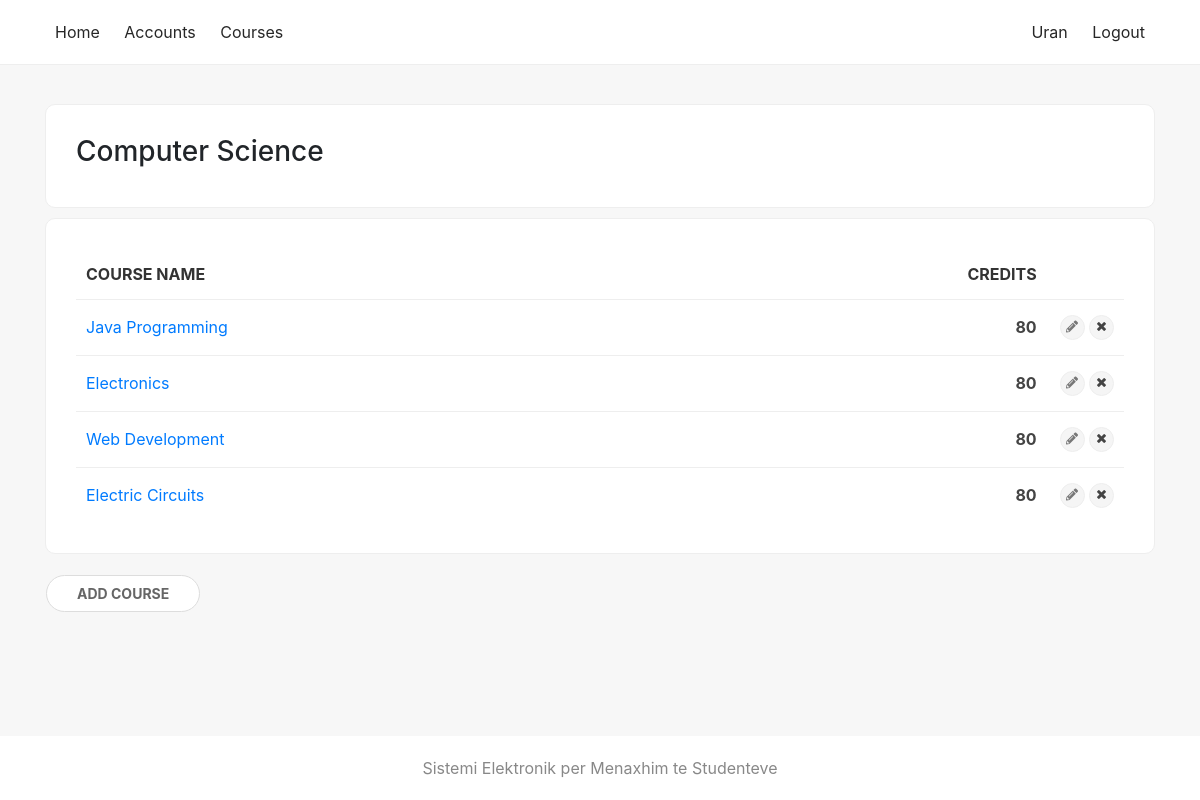
The page /program/1 (signed in) on the database as committed earlier.
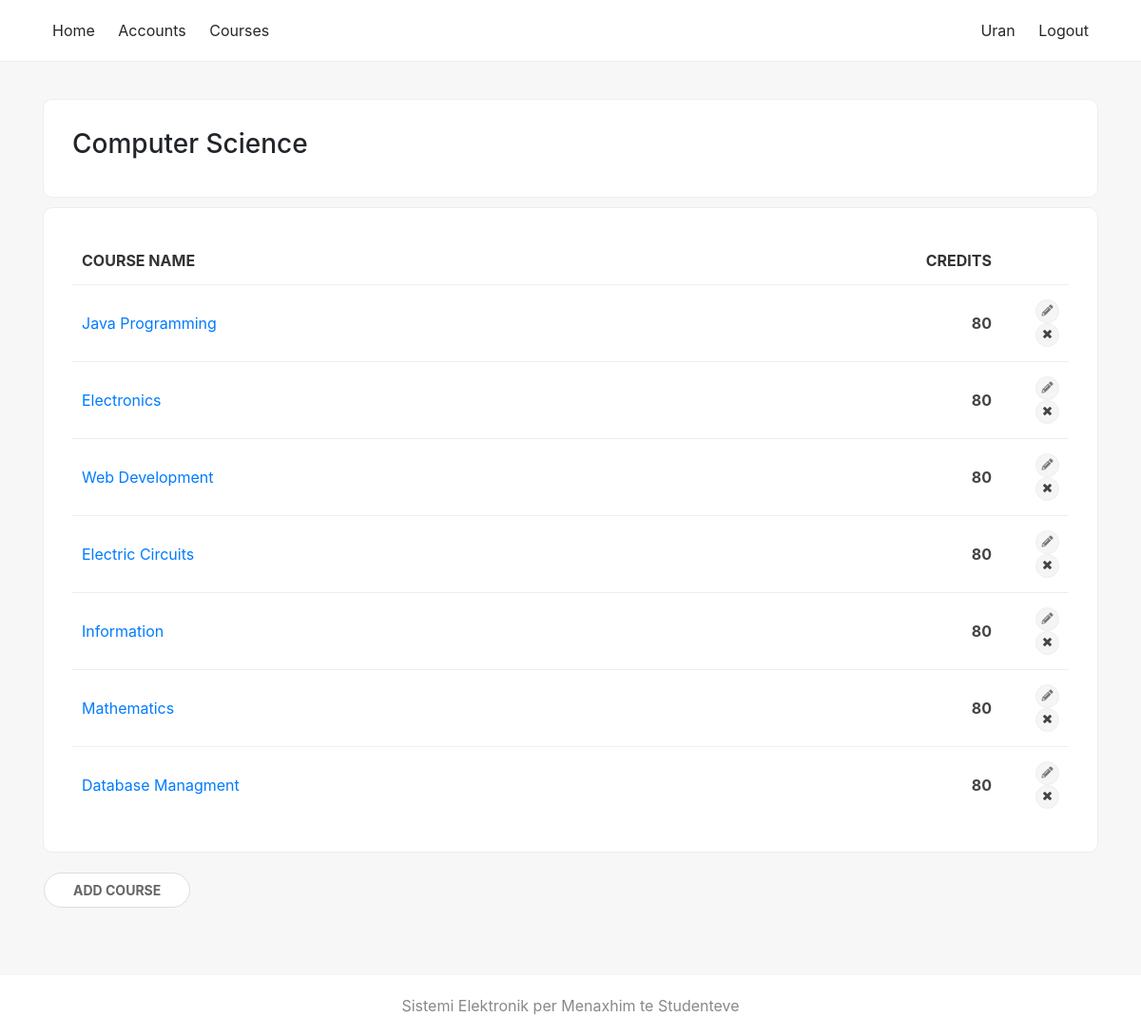
The same page on the database as committed later.
### sems/models.py (models this page shows, shortened)
class Student(models.Model):
    user = models.OneToOneField(User, on_delete=models.CASCADE, null=True)
    first_name = models.CharField(max_length=100, null=True)
    last_name = models.CharField(max_length=100, null=True)
    picture = models.ImageField(null=True, blank=True, default='no-img.png')
    website = models.URLField(max_length=100, null=True, blank=True)
    email = models.EmailField(max_length=100, null=True)
    program = models.ForeignKey(Program, on_delete=models.SET_NULL, null=True)
    country = models.ForeignKey(State, on_delete=models.SET_NULL, null=True)
    city = models.CharField(max_length=100, null=True)
    course = models.ManyToManyField(Course, related_name='course')
    course_teacher = models.ManyToManyField(Course, related_name='course_teacher')

class Program(models.Model):
    name = models.CharField(max_length=150)
    summary = models.TextField(null=True, blank=True)

class Course(models.Model):
    name = models.CharField(max_length=200)
    summary = models.TextField(max_length=600, null=True, blank=True)
    program = models.ForeignKey(Program, on_delete=models.CASCADE)
    start_date = models.DateField()
    end_date = models.DateField()
    credits = models.IntegerField(null=True, default=80)
    def __str__(self):
        return self.name

### sems/views.py (the view)
# urls.py: path('program/<int:pk>', views.program_detail, name='program_single'),
def program_detail(request, pk):
    program = Program.objects.get(pk=pk)
    courses = Course.objects.filter(program_id=pk)
    credits = Course.objects.aggregate(Sum('credits'))
    if request.user.is_authenticated:
        return render(
            request,
            'program_single.html',
            {'program': program, 'courses': courses, 'credits': credits},
        )
    else:
        return redirect('login')

### sems/templates/program_single.html (shortened to what this page needs)
{% extends 'base_generic.html' %}
{% block content %}
<div class="container">
    <div class="card-box">
        <h3>{{ program.name }}</h3>
    </div>
    <div class="shadow-box">
        {% if courses %}
        <table>
            <thead>
                <tr>
                    <th>Course name</th>
                    <th class="text-right">Credits</th>
                    <th></th>
                </tr>
            </thead>
        {% for course in courses %}
            <tr>
                <td><a href="{% url 'course_detail' pk=course.pk %}">{{ course }}</a></td>
                <td class="text-right"><b>{{ course.credits }}</b></td>
                {% if user.is_superuser %}
                    <td style="max-width: 10px" class="text-right">
                        <a title="Edit" href="#" class="label sm-label"><i class="fas fa-pencil-alt"></i></a>
                        <span class="with-popup">
                            <a title="Delete" class="label sm-label"><i class="fas fa-times"></i></a>
                        </span>
                    </td>
                {% endif %}
            </tr>
        {% endfor %}
        </table>
        {% else %}
        <p class="text-center"><i class="material-icons">sentiment_dissatisfied</i><br/>No courses added</p>
        {% if user.is_superuser %}
        <p class="text-center lead">Start by <a href="{% url 'course_add' pk=program.pk %}">adding new course</a></p>
        {% endif %}
        {% endif %}
    </div>
    {% if user.is_authenticated and user.is_superuser and courses %}
    <div class="empty-box">
        <a class="btn btn-primary" href="{% url 'course_add' pk=program.pk %}">Add course</a>
    </div>
    {% endif %}
</div>
{% endblock %}

### sems/templates/base_generic.html (shortened to what this page needs)
{% load static %}
<html>
<head>
    <link rel="stylesheet" href="https://use.fontawesome.com/releases/v5.0.12/css/all.css">
    <link rel="stylesheet" href="{% static 'css/bootstrap.min.css' %}">
    <link rel="stylesheet" href="{% static 'css/main.css' %}">
    <link rel="stylesheet" href="{% static 'fonts/fontawesome-all.min.css' %}">
</head>
<body>
    <div class="wrapper">
        <header>
            <nav>
                <div class="container">
                    <a href="{% url 'home' %}">Home</a>
                    <a href="{% url 'students' %}">Accounts</a>
                    <a href="{% url 'programs' %}">Courses</a>
                    <div class="inline-block float-right text-right">
                    {% if not user.is_authenticated %}
                    <a href="{% url 'login' %}">Login</a>
                    {% else %}
                        <a href="{% url 'student_detail' pk=user.student.pk %}">{{ user.student.first_name }}</a>
                    <a href="{% url 'logout' %}">Logout</a>
                    {% endif %}
                    </div>
                </div>
            </nav>
        </header>
                    <br/>
                    {% block content %}
                    {% endblock %}
    </div>
    <footer>
        <div class="container">
            <div class="row justify-content-center">
                <div class="col-md-6 col-xs-12 text-center">
                    <span class="faded">Sistemi Elektronik per Menaxhim te Studenteve</span>
                </div>
            </div>
        </div>
    </footer>
</body>
</html>

### sems/static/css/main.css (style rules this page uses)
* { --main-color: #006992; }
.inline-block { display: inline-block; }
body { display: flex; flex-direction: column; background-color: #f7f7f7; min-height: 100vh; }
.wrapper { flex: 1; }
nav { padding: 20px 0; background-color: #fff; margin-bottom: 15px; border-bottom: 1px solid #eee; }
nav a { padding: 10px; color: rgba(0,0,0,.85); }
.shadow-box, .card-box, .empty-box { background-color: #fff; padding: 30px; border-radius: 10px; margin-bottom: 10px; display: block; border: 1px solid #eee; background-color: #fff; }
.empty-box { border-color: transparent; background-color: transparent; padding: 10px 0; }
table { width: 100%; }
td, th { padding: 15px 10px; border-top: 1px solid #eee; color: #444; }
th { border: none; color: #333; background-color: #fff; text-transform: uppercase; }
.btn { border: none; text-transform: uppercase; font-size: normal; font-weight: bold; border-radius: 4px; position: relative; font-size: 15px; padding: 6px 20px; padding-left: 30px; }
.label { display: inline-flex; justify-content: center; align-items: center; border-radius: 50px; background-color: #f5f5f5; color: #777; padding: 4px 10px; border: 1px solid #eee; }
.btn-primary, .empty-box a.btn-primary, .empty-box button.btn-primary, .btn-third, .btn-danger { border-radius: 50px; background-color: #fff; border: 1px solid #ddd; color: #666; font-size: 14px; box-shadow: none; padding: 7px 30px; }
.faded { color: #888; }
td { position: relative; }
footer { background-color: #fff; padding: 20px 0; margin-top: 50px; }
.with-popup { position: relative; }
.with-popup a { cursor: pointer; }
.sm-label { width: 25px; height: 25px; font-size: 12px; }

Rows that differ between the two databases and show on the page:
added Course: name "Information", credits "80"
added Course: name "Mathematics", credits "80"
added Course: name "Database Managment", credits "80"
